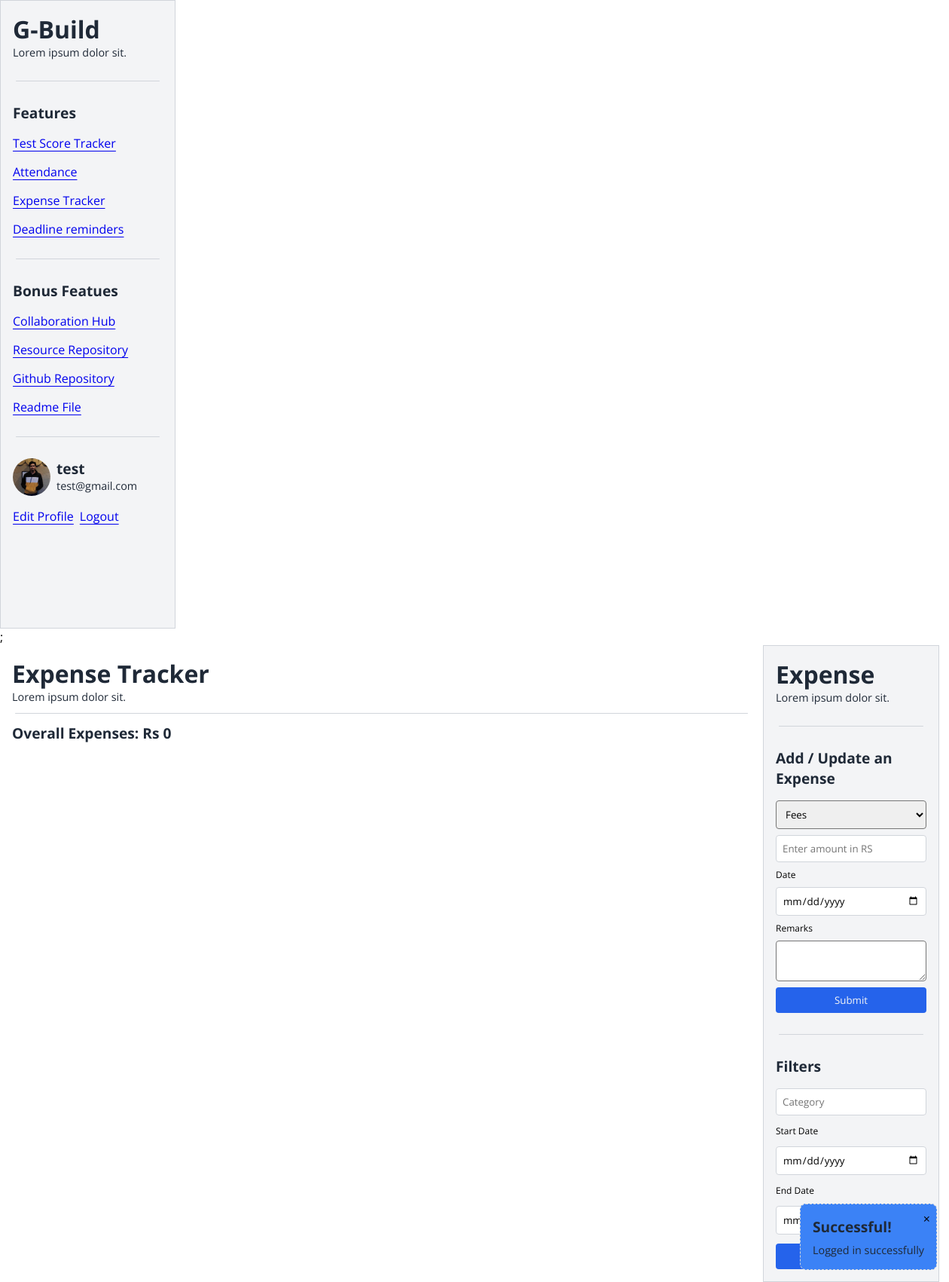
Page /index.php?page=expense-tracker (signed in) on the earlier database version.
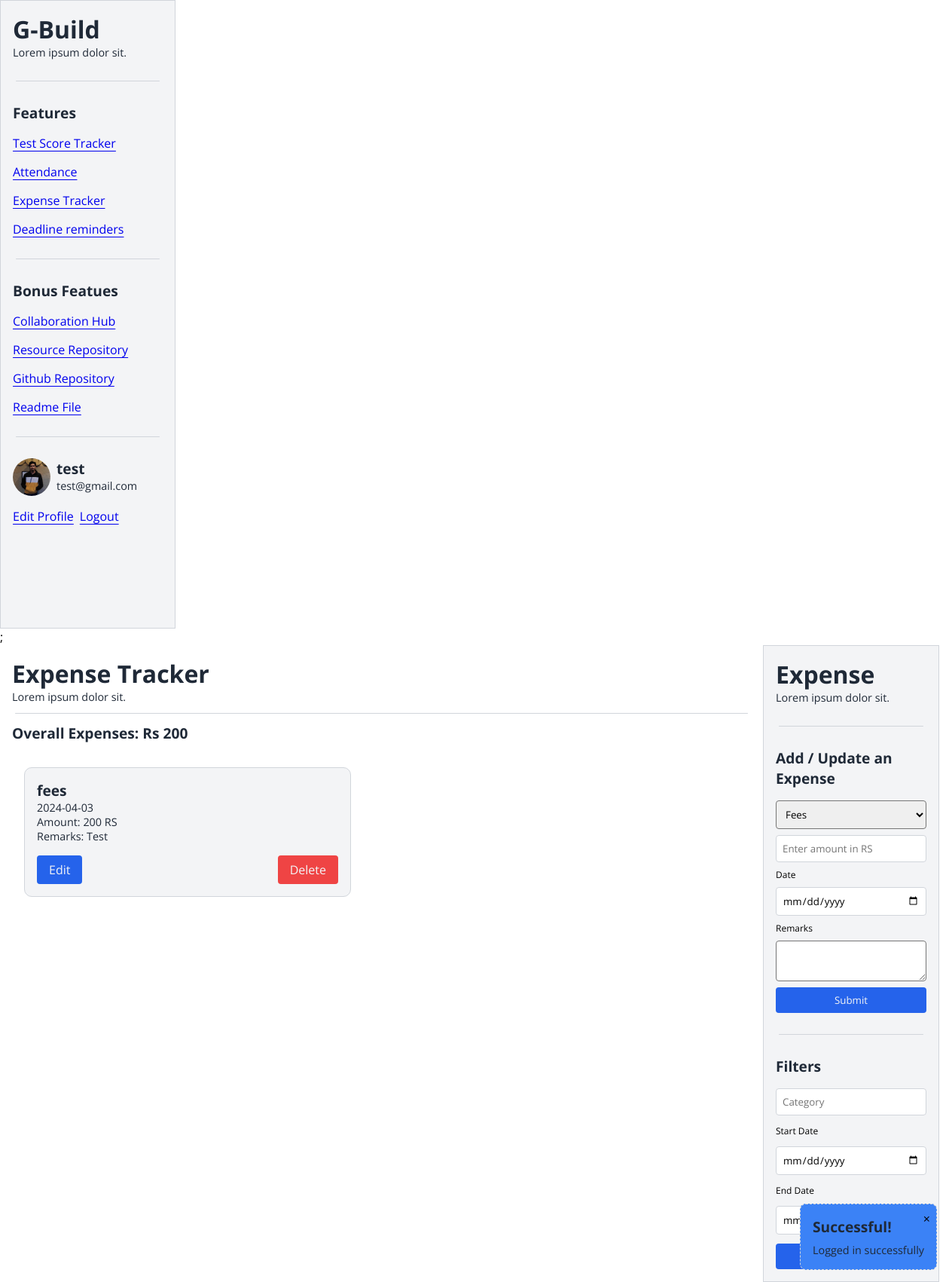
Same page on the later database version.
### tables this page shows
CREATE TABLE `expenses` (
  `user_email` varchar(256) NOT NULL,
  `user_usn` varchar(256) NOT NULL,
  `category` varchar(256) NOT NULL,
  `amount` int(11) NOT NULL,
  `date` date NOT NULL,
  `remarks` varchar(256) NOT NULL,
  `updated_at` datetime NOT NULL DEFAULT current_timestamp() ON UPDATE current_timestamp(),
  `id` int(11) NOT NULL
);

### php/functions.php (called while the page is built, shortened)
<?php
$conn = mysqli_connect(server, host, password, db_name);
function getAllExpenses($email, $usn)
{
    global $conn;
    $sql = "SELECT * FROM expenses WHERE user_email = ? AND user_usn = ?";
    $stmt = $conn->prepare($sql);
    $stmt->bind_param("ss", $email, $usn);
    $stmt->execute();
    $result = $stmt->get_result();
    $expenses = $result->fetch_all(MYSQLI_ASSOC);
    return $expenses;
}

### pages/ExpenseTracker.php (the view, shortened to what this page needs)
<?php
require_once("./php/functions.php");
if (isset($_SESSION['filteredExpenses'])) {
    $data = $_SESSION['filteredExpenses'];
    unset($_SESSION['filteredExpenses']);
} else {
    $data = getAllExpenses($_SESSION['user']['email'], $_SESSION['user']['usn']);
}
$editExpense = isset($_SESSION['editExpense']) ? $_SESSION['editExpense'] : null;
?>
<section class="dashboard__section">
    <div class="dashboard__section-left">
        <div>
            <h4>Expense Tracker</h4>
            <p>Lorem ipsum dolor sit.</p>
        </div>
        <div class="separator"></div>
        <?php
        function calculateOverallExpenses($expenses)
        {
            $totalExpenses = 0;
            foreach ($expenses as $expense) {
                $totalExpenses += $expense['amount'];
            }
            return $totalExpenses;
        }
        $overallExpenses = calculateOverallExpenses($data);
        ?>
        <h5>Overall Expenses: Rs <?= $overallExpenses ?></h5>
        <div class="flex items-center gap-4">
            <?php foreach ($data as $expense) : ?>
                <div class="card">
                    <h5><?= $expense['category'] ?></h5>
                    <p><?= $expense['date'] ?></p>
                    <p>Amount: <?= $expense['amount'] ?> RS</p>
                    <p>Remarks: <?= $expense['remarks'] ?></p>
                    <div class="mt-4 flex justify-between">
                        <a href=<?= "./php/actions.php?editExpense=" . $expense['id'] ?> class="primary__btn" style="text-decoration: none;">Edit</a>
                        <a href=<?= "./php/actions.php?deleteExpense=" . $expense['id'] ?> class="danger__btn" style="text-decoration: none;">Delete</a>
                    </div>
                </div>
            <?php endforeach; ?>
        </div>
    </div>
    <div>
        <aside style="max-width: 200px; width: 100%; display:flex; flex-direction:column; gap: 1rem; z-index:10; background-color:var(--primary); padding: 1rem; min-height:100vh; margin-right:30px" class="border">
            <div>
                <h4>Expense</h4>
                <p>Lorem ipsum dolor sit.</p>
            </div>
            <div class="separator"></div>
            <div>
                <h5>Add / Update an Expense</h5>
            </div>
            <div style="display: flex; flex-direction:column; gap: 1rem;">
                <form method="post" action="<?php echo $editExpense ? './php/actions.php?updateExpense=' . $editExpense['id'] : './php/actions.php?addExpense'; ?>" class="flex flex-col gap-2">
                    <select name="category" id="category" required>
                        <option value="fees" <?= ($editExpense && $editExpense['category'] == 'fees') ? 'selected' : ''; ?>>Fees</option>
                    </select>
                    <input type="number" name="amount" placeholder="Enter amount in RS" class="border" required value="<?= $editExpense ? $editExpense['amount'] : ''; ?>">
                    <label for="date" style="font-size: .75rem;">Date</label>
                    <input type="date" name="date" placeholder="Date" class="border" required value="<?= $editExpense ? $editExpense['date'] : ''; ?>">
                    <label for="remarks" style="font-size: .75rem;">Remarks</label>
                    <textarea name="remarks" id="remarks" cols="" rows="2" required><?= $editExpense ? $editExpense['remarks'] : ''; ?></textarea>
                    <button class="primary__btn"><?= $editExpense ? 'Update' : 'Submit' ?></button>
                </form>
            </div>
            <div class="separator"></div>
            <h5>Filters</h5>
            <div style="display: flex; flex-direction:column; gap: 1rem;">
                <form action="./php/actions.php?filterExpenses" method="post" style="display: flex; flex-direction:column; gap: .75rem;">
                    <input name="category" type="text" placeholder="Category" class="border">
                    <label for="start_date" style="font-size: 0.75rem;">Start Date</label>
                    <input type="date" name="startDate" placeholder="Start Date" class="border">
                    <label for="end_date" style="font-size: 0.75rem;">End Date</label>
                    <button class="primary__btn">Filter</button>
                </form>
            </div>
        </aside>
    </div>
</section>

Differences in the rows shown:
added expenses: category "fees", date "2024-04-03", amount "200", remarks "Test"
Other differences:
$overallExpenses: "0" → "200"
